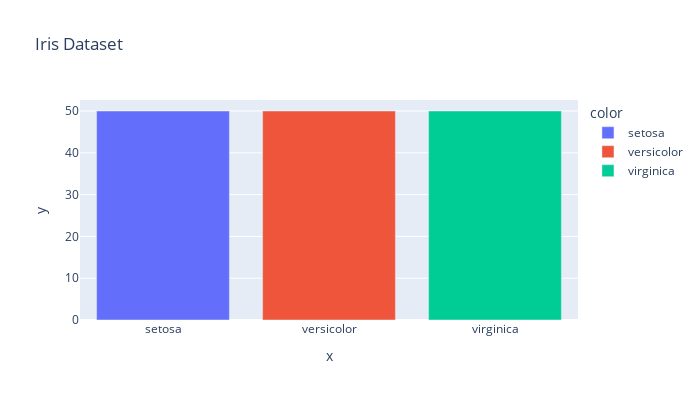

Notebook code for this chart:
### Markdown cell above
# Visualizing Data

### Code cell
px.bar(
    x=df.species.value_counts().index,
    y=df.species.value_counts(),
    color=df.species.value_counts().index,
    width=700,
    height=400,
    title='Iris Dataset'
)

### Figure 1 — Plotly figure (JSON) as saved in the notebook; plotly's stock layout.template omitted (floating-point values rounded to 4 significant figures)
{"data": [{"alignmentgroup": "True", "hovertemplate": "color=setosa<br>x=%{x}<br>y=%{y}<extra></extra>", "legendgroup": "setosa", "marker": {"color": "#636efa", "pattern": {"shape": ""}}, "name": "setosa", "offsetgroup": "setosa", "orientation": "v", "showlegend": true, "textposition": "auto", "type": "bar", "x": ["setosa"], "xaxis": "x", "y": [50], "yaxis": "y"}, {"alignmentgroup": "True", "hovertemplate": "color=versicolor<br>x=%{x}<br>y=%{y}<extra></extra>", "legendgroup": "versicolor", "marker": {"color": "#EF553B", "pattern": {"shape": ""}}, "name": "versicolor", "offsetgroup": "versicolor", "orientation": "v", "showlegend": true, "textposition": "auto", "type": "bar", "x": ["versicolor"], "xaxis": "x", "y": [50], "yaxis": "y"}, {"alignmentgroup": "True", "hovertemplate": "color=virginica<br>x=%{x}<br>y=%{y}<extra></extra>", "legendgroup": "virginica", "marker": {"color": "#00cc96", "pattern": {"shape": ""}}, "name": "virginica", "offsetgroup": "virginica", "orientation": "v", "showlegend": true, "textposition": "auto", "type": "bar", "x": ["virginica"], "xaxis": "x", "y": [50], "yaxis": "y"}], "layout": {"barmode": "relative", "height": 400, "legend": {"title": {"text": "color"}, "tracegroupgap": 0}, "title": {"text": "Iris Dataset"}, "width": 700, "xaxis": {"anchor": "y", "domain": [0, 1], "title": {"text": "x"}}, "yaxis": {"anchor": "x", "domain": [0, 1], "title": {"text": "y"}}}}
